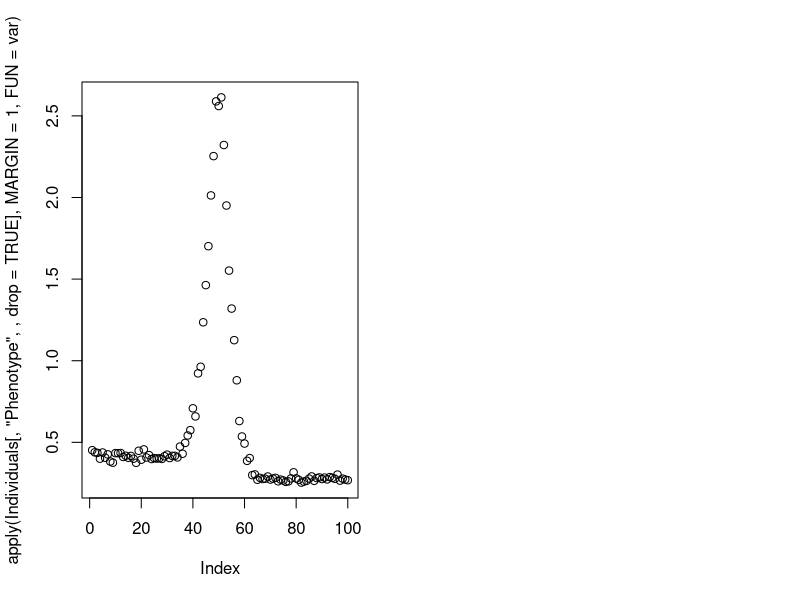

The R source for this figure: (Note: this script raises an error after producing the figure.)
rm(list=ls())                  # Remove all objects from memory
#profvis({

################## Function Winter Survival ##################
WINTER_SURVIVAL <- function(X, Bs = -.5, As = 4.5) #X is phenotype
{
  Survival 					     <- As+Bs*X		# Survival
  print(Survival)
  return(Survival>0)
}

################## Function Relative Fitness ##################
#keep relative fitness (size based fecundity)
REL_FITNESS <- function(X, Bf = 3, As = 5, Af = 2) # Function to calculate new mean value with vector and survival and fecundity values
{
  #random sample for survival
  Fecundity 					   <- Af+Bf*X 	# Fecundity
  Fecundity[Fecundity<0] <- 0					# Check on sign
  X.Fitness  				     <- Fecundity # Fitness
  mu							 <- mean(X.Fitness)
  #browser()
  return(X.Fitness/mu)
}	# End of relative fitness function

################## Function Growth ##################
GROWTH <- function(X, Ag = 5, Bg = -0.5)
{
  X <- Ag+Bg*X
  #possibly add to phenotype
}

################## Function Simulation ##################
# N is number of individuals per generations
# MaxYear is number of years
# h2 is heritability
# Vp
# mu
# P is the mutation rate and should be between .01 and .2
SIMULATION <- function(N = 100, MaxYear = 1000, h2 = 0.5, Vp = 1, mu = 10, P = 0.1)
{
  
  ################## Function Mutation ##################
  MUTATION <- function(X, Iyear = 1)
  {
    # Apply mutation by randomly selecting N.mutations
    #write function to pull random number to add - use  for now rnorm() std=.05
    # We used reflected gamma distribution from Keightley and Hill (1987), shape paramter specified by them
    # rate value gives mutational variance of .0001*Ve
    # choosing number of mutations - pois distribution with mean of .1 haploid genome; if assume 1000 loci, pois mean .005, they have about 5*`0^(-6) mutation rate per locus
    # if choose between .005 and .1`assumes we have between 1000 and 20000 loci 
    Individuals[X,"Mutation",Iyear] <<- Individuals[X,"Mutation",Iyear] + sample(c(-1,1), 1) *rgamma(1, shape = 0.5, rate = 10)
    #rnorm(1, mean = 0, sd = 0.05)
  } # End function
  
  ################# Main program #################
  set.seed(100)                  # Initialize random number generator
  Va			<- Vp*h2               # Calculate Additive genetic variance
  Ve			<- Vp-Va               # Calculate Environmental variance
  ROUNDING <- 1e-8    #to make sample work
  
  #set up array
  Individuals <- array(0,dim = c(N,9,MaxYear)) #All individuals saved in matrix
  colnames(Individuals) <- c("ID", "Phenotype", "Genetic", "Environment", "Sex", "Fitness", "Mutation", "Growth", "Alive")
  Individuals[,"ID",1] <- c(1:(N)) #add unique IDs
  Individuals[,"Sex",1] <- sample(c(0,1), N, replace = T) #set all sexes
  
  ###### First iteration - setting up first parents ######
  # Generate Genetic and environmental values using normal distribution
  Individuals[,"Genetic",1] 	  	<- rnorm(N, mean=mu, sd=sqrt(Va))   # Genetic values
  Individuals[,"Environment",1] 	  	<- rnorm(N, mean=0,  sd=sqrt(Ve))   # Environmental values 
  Individuals[,"Phenotype",1] 	  	<- Individuals[,"Genetic",1] + Individuals[,"Environment",1]  # Phenotypic values
  
  Individuals[,"Alive",1] <- WINTER_SURVIVAL(Individuals[,"Phenotype",1]) 
  # Fitness calculation
  Individuals[Individuals[,"Sex",1] == FALSE,"Fitness",1] <- REL_FITNESS(Individuals[Individuals[,"Sex",1] == FALSE,"Phenotype",1]) 
  Individuals[Individuals[,"Sex",1] == TRUE,"Fitness",1] <- REL_FITNESS(Individuals[Individuals[,"Sex",1] == TRUE,"Phenotype",1])
  
  # Mutation values
  # Mean number of mutations in population
  lambda         <- P*N
  # Number of mutations using a Poisson distribution
  # scale parameter .01 and .2 gives us the mean mutations per diploid genome assuming between 1000 and 20000 loci per site mutation rate 5*10^(-6)
  # Bersabe and caballero et al. (2016)
  N.mutations    <- rpois(1,lambda)
  rows <- sample(1:N, N.mutations)
  # Apply function MUTATION to generate mutant loci
  sapply(rows, MUTATION) #sapply() for list of individuals to get mutational values 
  
  #copy to next array before adding mutation
  num_alive = nrow(Individuals[Individuals[,"Alive",1] == TRUE,,1])
  Individuals[1:num_alive,,2] <- Individuals[Individuals[,"Alive",1] == TRUE,,1]
  
  #adds mutation to genetic value
  #Individuals[,"Genetic",1] <- Individuals[,"Genetic",1] + Individuals[,"Mutation",1] # do this after you copy over so gametes don't affect parent

  ###### Rest of generations from parent values ######
  for (Iyear in 2:MaxYear)          # Iterate over generations
  {
    
    num_alive = nrow(Individuals[Individuals[,"Alive",Iyear-1] == TRUE,,Iyear-1])
    if (num_alive == 0) {
      print("All died")
      return(Individuals[,,Iyear-1])
    }
    # all live 
    else if (num_alive == N) {
      #copy over alive from past generation
      Individuals[1:num_alive,,Iyear] <- Individuals[Individuals[,"Alive",Iyear-1] == TRUE,,Iyear-1]
      
      # Environmental values
      Individuals[,"Environment",Iyear] <- rnorm(N, mean=0,  sd=sqrt(Ve))
      
      # Phenotypic values
      Individuals[,"Phenotype",Iyear] <- Individuals[,"Genetic",Iyear] + Individuals[,"Environment",Iyear] + Individuals[,"Growth",Iyear]
      
      # Growth
      Individuals[,"Growth", Iyear] <- Individuals[,"Growth", Iyear] + GROWTH(Individuals[,"Phenotype",Iyear]) #growth on genetic value and adds to old growth value
      Individuals[,"Phenotype",Iyear] <- Individuals[,"Phenotype",Iyear] + Individuals[,"Growth", Iyear]
      
      # Winter Survival
      Individuals[,"Alive",Iyear] <- WINTER_SURVIVAL(Individuals[,"Phenotype",Iyear]) 
      
      # Fitness calculation
      Individuals[which(Individuals[,"Sex",Iyear] == FALSE & Individuals[,"Alive",Iyear] == TRUE),"Fitness",Iyear] <- REL_FITNESS(Individuals[which(Individuals[,"Sex",Iyear] == FALSE & Individuals[,"Alive",Iyear] == TRUE),"Phenotype",Iyear])
      Individuals[which(Individuals[,"Sex",Iyear] == TRUE & Individuals[,"Alive",Iyear] == TRUE),"Fitness",Iyear] <- REL_FITNESS(Individuals[which(Individuals[,"Sex",Iyear] == TRUE & Individuals[,"Alive",Iyear] == TRUE),"Phenotype",Iyear])
      
    }
    else {
    #copy over alive from past generation
    Individuals[1:num_alive,,Iyear] <- Individuals[Individuals[,"Alive",Iyear-1] == TRUE,,Iyear-1]
    #rbind(Individuals[Individuals[,"Alive",Iyear-1] == TRUE,,Iyear-1], matrix(0, nrow = N-num_alive, ncol = 9))
   
    if(Iyear==2) {
      #browser()
    }
    next_num = N*(Iyear-1)+1
    Individuals[(num_alive+1):N,"ID",Iyear] <- c(next_num:(next_num+(N-(num_alive+1)))) #add unique IDs
    
    #Genotypic value
    print(Iyear)
    
    Iyear_moms = Individuals[which(Individuals[,"Sex",Iyear-1] == TRUE & Individuals[,"Alive",Iyear-1] == TRUE),"Genetic",Iyear-1] + Individuals[which(Individuals[,"Sex",Iyear-1] == TRUE & Individuals[,"Alive",Iyear-1] == TRUE),"Mutation",Iyear-1]
    Iyear_dads = Individuals[which(Individuals[,"Sex",Iyear-1] == FALSE & Individuals[,"Alive",Iyear-1] == TRUE),"Genetic",Iyear-1] + Individuals[which(Individuals[,"Sex",Iyear-1] == FALSE & Individuals[,"Alive",Iyear-1] == TRUE),"Mutation",Iyear-1]
    # offspring value is average of parents plus random deviation; average of parents+0.5*mutation+random deviation
    # add setp to put in mutation so that parents aren't affected by gametes
    #pick parents based on fitness, and grab row index from that year (use sample.int function to sample individuals row in previous year) for parents, mother index vector, father index vector
    Individuals[(num_alive+1):N,"Genetic",Iyear] <- (sample(Iyear_moms, N-num_alive, replace = TRUE, Individuals[which(Individuals[,"Sex",Iyear-1] == TRUE & Individuals[,"Alive",Iyear-1] == TRUE),"Fitness",Iyear-1]+ROUNDING) 
                              + sample(Iyear_dads, N-num_alive, replace = TRUE, Individuals[which(Individuals[,"Sex",Iyear-1] == FALSE & Individuals[,"Alive",Iyear-1] == TRUE),"Fitness",Iyear-1]+ROUNDING))/2 + rnorm(N-num_alive,0,sqrt(Va/2))
    #do mutation here for offspring
    # Mutation values
    # Mean number of mutations in population
    lambda         <- 2*P*(N-num_alive) #mutations for offspring
    # Number of mutations using a Poisson distribution
    N.mutations    <- rpois(1,lambda)
    rows <- sample(N, N.mutations) #instead of N do N-num_alive from parental arrays, offspring getting the mutation
    # Apply function MUTATION to generate mutant loci
    sapply(rows, MUTATION, Iyear = Iyear) #sapply() for list of individuals to get mutational values
    
    # Sex of Offspring
    Individuals[(num_alive+1):N,"Sex",Iyear] <- sample(c(0,1), N-num_alive, replace = T) #set all sexes
    
    # Environmental values
    Individuals[,"Environment",Iyear] <- rnorm(N, mean=0,  sd=sqrt(Ve))
    
    # Phenotypic values
    Individuals[,"Phenotype",Iyear] <- Individuals[,"Genetic",Iyear] + Individuals[,"Environment",Iyear] + Individuals[,"Growth",Iyear]
    
    # Growth
    Individuals[,"Growth", Iyear] <- Individuals[,"Growth", Iyear] + GROWTH(Individuals[,"Phenotype",Iyear]) #growth on genetic value and adds to old growth value
    Individuals[,"Phenotype",Iyear] <- Individuals[,"Phenotype",Iyear] + Individuals[,"Growth", Iyear]
    
    # Winter Survival
    Individuals[,"Alive",Iyear] <- WINTER_SURVIVAL(Individuals[,"Phenotype",Iyear]) 
    
    #browser()
    # Fitness calculation
    Individuals[which(Individuals[,"Sex",Iyear] == FALSE & Individuals[,"Alive",Iyear] == TRUE),"Fitness",Iyear] <- REL_FITNESS(Individuals[which(Individuals[,"Sex",Iyear] == FALSE & Individuals[,"Alive",Iyear] == TRUE),"Phenotype",Iyear])
    Individuals[which(Individuals[,"Sex",Iyear] == TRUE & Individuals[,"Alive",Iyear] == TRUE),"Fitness",Iyear] <- REL_FITNESS(Individuals[which(Individuals[,"Sex",Iyear] == TRUE & Individuals[,"Alive",Iyear] == TRUE),"Phenotype",Iyear])
}
  } # End of Iyear loop2
#})
  
  values <-t(apply(Individuals, MARGIN = c(2,3), FUN = mean))
  #plot(values[,1])
  par(mfrow=c(1,2))
  plot(apply(Individuals[,"Phenotype",,drop = TRUE], MARGIN = 1, FUN = var))
  plot(apply(Individuals[,"Genotype",,drop = TRUE], MARGIN = 1, FUN = var))
  #return(mean(Individuals[,"Phenotype",Iyear]))
  print(Individuals[,,Iyear])
}

#opt <- optim(par = c(.05,3), OPTIM_SIM)

(Individuals <- SIMULATION())

